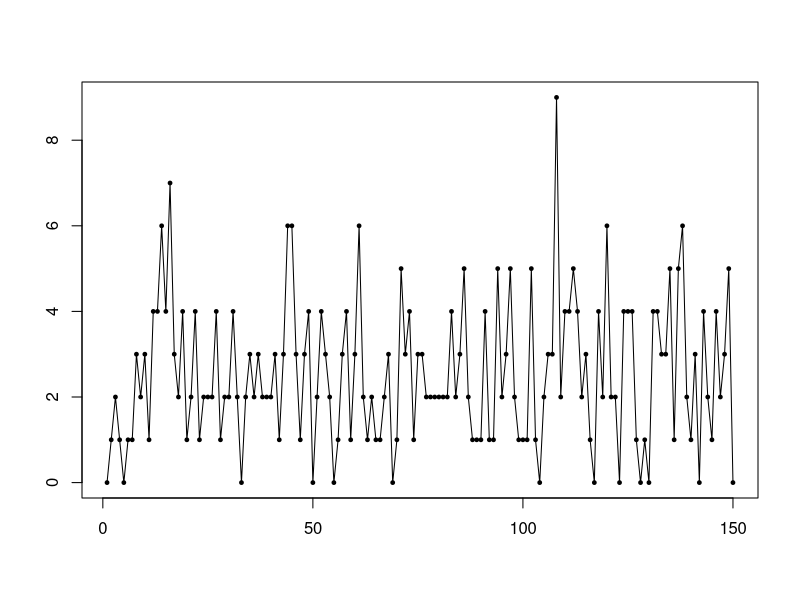
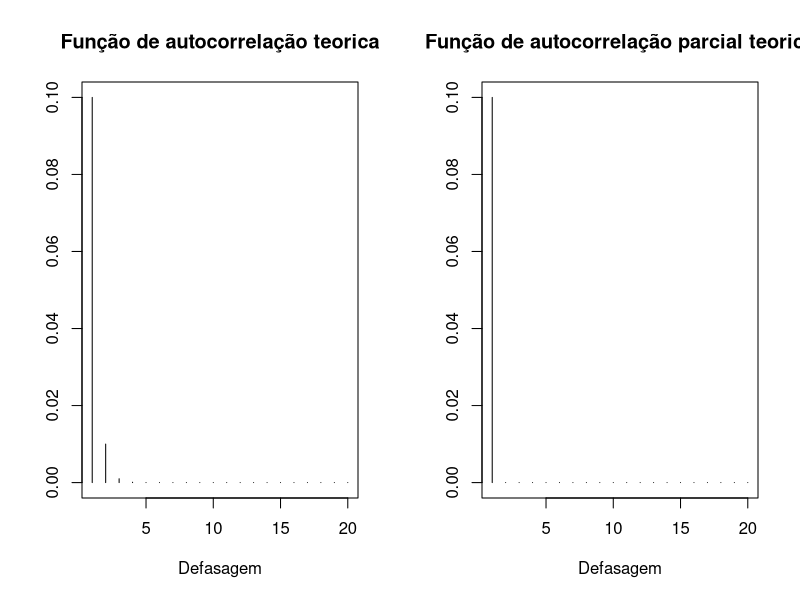

R code for these plots, in order: (Note: this script raises an error after producing the figures.)
lambda <- 2
p <- 0.1 #Fazer grafico com p=0.8, 0.9, 0.95
mu <- lambda/(1-p) 
y.aux <- numeric(0)
n <- 150


#Geração de uma sequencia que segue o processo INAR(1)
yn <- function(n){
  y.aux[1] <- rpois(1,mu)
  for(i in 2:n)
    y.aux[i] <- rbinom(1,y.aux[(i-1)],p) + rpois(1,mu)
  y.aux
}

y <- yn(n) #Série gerada

plot.ts(y,lwd=1,ylab="",xlab="")
points(y, pch=19, cex=0.5, lwd=1) #Destaca cada ponto da série


mean(y)
var(y) #Esperamos que estes dois valores sejam próximos


#Função de autocorrelação e autocorrelação parcial teorica
m <- 20 #defasagem maxima
par(mfrow=c(1,2))
plot(p^(1:m),type="h", main = "Função de autocorrelação teorica",ylab = "",xlab="Defasagem")
plot(c(p,rep(0,m-1)),type="h", main = "Função de autocorrelação parcial teorica",ylab = "",xlab="Defasagem")


#Função de autocorrelação e autocorrelação parcial amostral
par(mfrow=c(1,1))
tsdisplay(y)

acf(y,lag.max = m)
pacf(y, lag.max = m)

#Estimação dos parâmetros
#--------------------------

#Yule-Walker
ybarra <- mean(y)
pp <- acf(y,type="partial",plot=FALSE,lag.max=1)
p.YW <- pp$acf
lamb.YW <- (1-p.YW)*ybarra
c(p.YW,lamb.YW)


#Minimos quadrados condicionais
p.MQC <- (sum(y[2:n]*y[1:(n-1)])-sum(y[2:n])*sum(y[1:(n-1)])/(n-1))/(sum(y[1:(n-1)]^2)-(sum(y[1:(n-1)]))^2/(n-1))
lamb.MQC <- (sum(y[2:n])-p.MQC*sum(y[1:(n-1)]))/(n-1)
c(p.MQC,lamb.MQC)

#Máxima verossimilhança condicional
#------------------------------------

#Função de probabiidade condicional
fdp <- function(yt,alpha=alph,lamb=lambd,yt1){
  mini <- min(yt,yt1)
  w <- 0:mini
  t <- lamb^(yt-w)*choose(yt1,w)*alpha^w*(1-alpha)^(yt1-w)/(factorial(yt-w))
  exp(-lamb)*sum(t)
}

#Função de log-verossimilhança
library(maxLik)

aux <- numeric(0)
mlog <- function(theta,y,n){
  for(t in 2:n){
    aux[(t-1)] <- log(fdp(yt=y[t],alpha=theta[1],lamb=theta[2],yt1=y[(t-1)]))
  }
  sum(aux)
}

theta.start <- c(p.MQC,lamb.MQC)
out <- maxLik(mlog,grad = NULL, hess = NULL, start=theta.start,y=y,n=n)
p.MVC <- out$estimate[1]
lamb.MVC <- out$estimate[2]
c(p.MVC,lamb.MVC)

#Parâmetros estimados
c(p,lambda)
YW <- round(c(p.YW,lamb.YW),3)
MQC <- round(c(p.MQC,lamb.MQC),3)
MVC <- round(c(p.MVC,lamb.MVC),3)
rbind(c(p,lambda),YW,MQC,MVC)

#-------------------------------------------
#----------------APLICAÇÂO------------------
#-------------------------------------------


#--------------------------------------------------------------------------------------
#                                  DADOS POLIOMELITIS
#--------------------------------------------------------------------------------------
polio <-c (0,  1,  0,  0,  1,	3,	9,	2,	3,	5,	3,	5, 
           2,	2,	0,	1,	0,	1,	3,	3,	2,	1,	1,	5, 
           0,	3,	1,	0,	1,	4,	0,	0,	1,	6,	14,	1, 
           1,	0,	0,	1,	1,	1,	1,	0,	1,	0,	1,	0, 
           1,	0,	1,	0,	1,	0,	1,	0,	1,	0,	0,	2, 
           0,	1,	0,	1,	0,	0,	1,	2,	0,	0,	1,	2, 
           0,	3,	1,	1,	0,	2,	0,	4,	0,	2,	1,	1, 
           1,	1,	0,	1,	1,	0,	2,	1,	3,	1,	2,	4, 
           0,	0,	0,	1,	0,	1,	0,	2,	2,	4,	2,	3, 
           3,	0,	0,	2,	7,	8,	2,	4,	1,	1,	2,	4, 
           0,	1,	1,	1,	3,	0,	0,	0,	0,	1,	0,	1, 
           1,	0,	0,	0,	0,	0,	1,	2,	0,	2,	0,	0, 
           0,	1,	0,	1,	0,	1,	0,	2,	0,	0,	1,	2, 
           0,	1,	0,	0,	0,	1,	2,	1,	0,	1,	3,	6) 


strike = c(	1,	2,	3,	5,	6 ,	11,	9,	11,	14,	9 ,	6,	4,
            4,	4,	7,	7,	4 , 4 , 5,	8 , 9 , 10,	5,	3,
            4,	9,	7,	7,	4 , 11,	7,	5 , 6 , 8 , 7,	5,
            6,	4,	4,	7,	12,	3 , 5,	3 , 6 , 5 , 3,	2,
            1,	3,	2,	0,	4 , 6 , 6,	7 , 4 , 7 , 7,	6,
            6,	5,	3,	4,	6 , 6 , 6,	3 , 5 , 2 , 2,	1,
            1,	2,	4,	7,	4 , 8 , 6,	8 , 10,	12,	3,	3,
            2,	1,	4,	5,	8 , 5 , 3,	4 , 3 , 4 , 1,	2,
            1,	2,	1,	3,	5 , 3 , 4,	3 , 3 , 3 , 2,	1)

soft <- c( 9,  6,   6,   7,  10,   8,  14,   8,   7,  10,  10,  12,   8,   8,   8,
           8, 13, 12,  14, 13,  13,   8,  13,  10,  12,  12,   9,   8,  13,   9,   8, 
           6,  7,  10,  17,  11,  13,  10,   9,  15,  13,  12,   8,   8,   9,   9,  12,
           9,   5,   9,  10,   6,   8,  17,  16,  17,  16,   8,  10,   7,   8,   7, 
           4,  5,   4,   4,  10,   9,  12,  12,  11,   9,   8,   9,   8,   6,   8,  13,
           13,  10,   7,  17,  14,  10,  12,   6,   4,   7,   8,  10,  16,  15,  10, 
           14, 16,  12,  10,  11,  10,   8,   9,  10,  13,   6,   8,   9,   6,   9,  12,
           8,   9,   5,   6,   9,   9,  13,  12,  10,   9,   7)


dislocation <- c(0, 0, 1, 1, 1, 1, 1, 1, 0, 1, 1, 2, 0, 0, 0, 0, 1, 0, 0, 1, 1, 1, 1, 1, 0, 0, 0, 1, 0, 0,
                 0, 0, 0, 0, 2, 1, 0, 0, 2, 2, 2, 2, 1, 0, 0, 1, 1, 1, 1, 1, 2, 2, 2, 2, 2, 3, 1, 2, 2, 1,
                 1, 0, 1, 3, 1, 1, 1, 1, 2, 1, 1, 2, 2, 1, 1, 3, 4, 3, 2, 1, 1, 0, 0, 0, 1, 2, 0, 0, 0, 0,
                 0, 0, 0, 1, 1, 1, 1, 1, 1, 1, 0, 0, 0, 1, 1, 1, 1, 1, 0, 0, 0, 0, 0, 1, 0, 0, 1, 2, 3, 2)


Weib2007<- c (0, 0, 2, 0, 3, 1, 0, 2, 0, 0, 2, 2, 3, 0, 0, 0, 0, 1, 0, 2, 3, 1, 0, 0, 1, 1, 3, 3, 2, 1, 1, 1, 1, 2, 1, 1, 2,
              0, 1, 1, 2, 2, 2, 2, 2, 1, 1, 1, 3, 3, 1, 0, 0, 2, 3, 1, 0, 1, 0, 0, 1, 0, 0, 1, 1, 1, 1, 1, 0, 2, 2, 4, 2, 2,
              1, 1, 1, 1, 0, 1, 4, 2, 3, 1, 1, 3, 4, 2, 3, 0, 0, 0, 1, 0, 0, 1, 2, 1, 1, 2, 0, 1, 0, 0, 0, 0, 1, 2, 1, 0, 3,
              1, 2, 0, 1, 0, 2, 1, 1, 0, 0, 0, 2, 0, 3, 0, 1, 1, 2, 0, 0, 2, 2, 0, 1, 2, 3, 3, 2, 3, 2, 2, 2, 2, 1, 1, 1, 0,
              2, 3, 2, 4, 1, 2, 4, 2, 2, 2, 0, 2, 2, 1, 1, 1, 0, 1, 0, 1, 0, 0, 1, 1, 1, 2, 3, 5, 2, 2, 1, 4, 5, 3, 0, 0, 2,
              1, 2, 0, 2, 2, 2, 1, 2, 2, 1, 1, 0, 1, 2, 2, 1, 0, 3, 2, 2, 2, 2, 3, 0, 1, 1, 0, 1, 3, 3, 1, 1, 2, 1, 0, 1, 0,
              1, 8, 0, 0, 1, 3, 0, 0, 2, 1, 1, 0, 1, 1, 0, 1, 1, 1, 0)  	  	 	   

n1 <- length(polio)
n2 <- length(strike)
n3 <- length(soft)
n4 <- length(dislocation)
n5 <- length(Weib2007)

POLIO <- c(min(polio),max(polio),median(polio),mean(polio),(n1-1)*var(polio)/n1)
STRIKE <- c(min(strike),max(strike),median(strike),mean(strike),(n2-1)*var(strike)/n2)
SOFT <- c(min(soft),max(soft),median(soft),mean(soft),(n3-1)*var(soft)/n3)
DISLOCATION <- c(min(dislocation),max(dislocation),median(dislocation),mean(dislocation),(n4-1)*var(dislocation)/n4)
WEIB <- c(min(Weib2007),max(Weib2007),median(Weib2007),mean(Weib2007),(n5-1)*var(Weib2007)/n5)

medidas <- rbind(POLIO,STRIKE,SOFT,DISLOCATION,WEIB)
colnames(medidas) <- c("min","max","mediana","média","var")
print(medidas,digits=3, include.rownames=T)

library(forecast)
y2 <- dislocation

tsdisplay(y2,main="STRIKE")

theta.start=c(0.1,1)
out2 <- maxLik(mlog,grad = NULL, hess = NULL, start=theta.start,y=y2,n=n4)
p.MVC.d <- out2$estimate[1]
lamb.MVC.d <- out2$estimate[2]
c(p.MVC.d,lamb.MVC.d)

#EVMC com chute inicial os estimadores MQC

p.MQC <- (sum(y2[2:n4]*y2[1:(n4-1)])-sum(y2[2:n4])*sum(y2[1:(n4-1)])/(n4-1))/(sum(y2[1:(n4-1)]^2)-(sum(y2[1:(n4-1)]))^2/(n4-1))
lamb.MQC <- (sum(y2[2:n4])-p.MQC*sum(y2[1:(n4-1)]))/(n4-1)

theta.start <- c(p.MQC,lamb.MQC)
out2 <- maxLik(mlog,grad = NULL, hess = NULL, start=theta.start,y=y2,n=n4)
p.MVC.d <- out2$estimate[1]
lamb.MVC.d <- out2$estimate[2]
c(p.MVC.d,lamb.MVC.d)

#Residuos

residuos.dis <- numeric(0)
for(i in 2:n4){
  residuos.dis[(i-1)] <- y2[i]-p.MVC.d*y2[(i-1)]-lamb.MVC.d 
}

acf(residuos.dis) #Autocorrelação dos residuos 

mean(residuos.dis)
var(residuos.dis) #lamb.MVC.d*(1+p.MVC.d)
